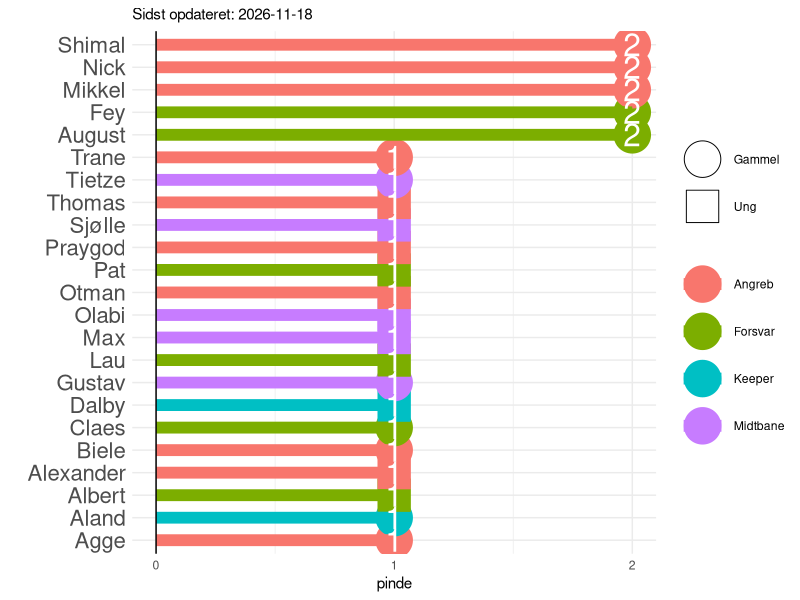
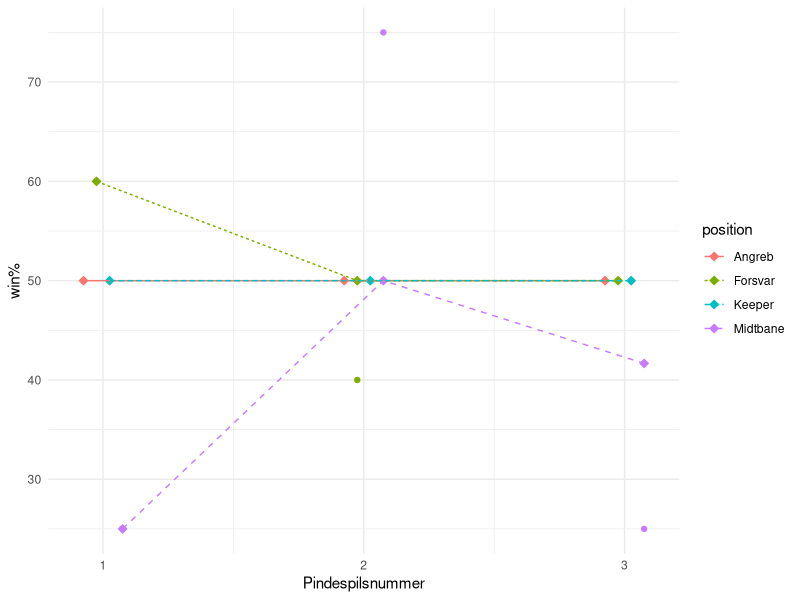

Generate these figures, in order, with R: (Note: this script raises an error after producing the figures.)
library(tidyr)
library(dplyr)
library(purrr)
library(ggplot2)
library(forcats)
library(knitr)

sti_billeder <- "C:/Users/augus/Desktop/pindespil/Jelly/pindespil1908.github.io/assets/img/"

opdateret <- Sys.Date()

data <- tribble(
  ~spiller, ~alder, ~position, 
  
  "Dalby",      "Ung",         "Keeper",
  "Aland",      "Gammel",      "Keeper",
  "KC",         "Gammel",      "Keeper",
  "Konrad",     "Ung",         "Keeper",
  
  "Jogge",      "Gammel",      "Forsvar",
  "Kav",        "Gammel",      "Forsvar",
  "Claes",      "Gammel",      "Forsvar",
  "Lau",        "Ung",         "Forsvar",
  "Fey",        "Gammel",      "Forsvar",
  "August",     "Gammel",      "Forsvar",
  "Pat",        "Ung",         "Forsvar",
  "Albert",     "Ung",         "Forsvar",
  
  "Gustav",     "Gammel",      "Midtbane",
  "Max",        "Ung",         "Midtbane",
  "Tietze",     "Gammel",      "Midtbane",
  "Sjølle",     "Ung",         "Midtbane",
  "Olabi",      "Ung",         "Midtbane",
  
  "Praygod",    "Ung",         "Angreb",
  "Otman",      "Ung",         "Angreb",
  "Thomas",     "Ung",         "Angreb",
  "Alexander",  "Ung",         "Angreb",
  "Nick",       "Gammel",      "Angreb",
  "Haris",      "Ung",         "Angreb",
  "Agge",       "Gammel",      "Angreb",
  "Shimal",     "Gammel",      "Angreb",
  "Biele",      "Gammel",      "Angreb",
  "Mikkel",     "Gammel",      "Angreb",
  "Trane",      "Gammel",      "Angreb"
)

pinde <- tribble(
  ~id, ~dato, ~spiltype, ~trøjer, ~joker, 
  ~vindere, 
  ~tabere,
  
  1, "2025-01-21", "Interval", 1, 0, 
  c("August", "Pat", "Nick", "Mikkel", "Biele", "Max", "Aland", "Thomas", "Trane", "Albert", NA),
  c("Lau", "Fey", "Gustav", "Sjølle", "Alexander", "Agge", "Shimal", "Praygod", "Otman", "Olabi", "Dalby"),
  
  2, "2025-01-21", "Skud", 0, 0, 
  c("Lau", "Fey", "Gustav", "Sjølle", "Alexander", "Agge", "Shimal", "Praygod", "Otman", "Olabi", "Dalby"),
  c("August", "Pat", "Nick", "Mikkel", "Biele", "Max", "Aland", "Thomas", "Trane", "Albert", NA),
  
  3, "2025-01-23", "Interval", 0, 0, 
  c( "August", "Fey", "Shimal", "Nick", "Tietze", "Claes", "Mikkel", NA, NA),
  c("Lau", "Pat", "Albert", "Max", "Sjølle", "Olabi", "Praygod", "Otman", "Thomas")
)

###
# HUSK AT OPDATERE PLOTS.RMD OGSÅ!
##



funktion <- function(input) {
  pinde <- pinde %>% 
    unnest(cols = c(vindere, tabere)) %>% 
    mutate(dato = as.Date(dato, tryFormats = c("%Y-%m-%d")))
  
  forkert <- c(setdiff(pinde$tabere, data$spiller), setdiff(pinde$vindere, data$spiller)) %>% na.omit
  
  if (length(forkert) > 0) {
    stop("idiot")
  } else {
    message("godt")
  }
  pinde
}

pinde <- funktion(pinde)

png(filename = paste0(sti_billeder, "pinde_spiller.png"), width = 1000, height = 1200)
pinde %>% 
  filter(!is.na(vindere)) %>% 
  group_by(vindere) %>% 
  summarise(pinde = n()) %>% 
  left_join(data, by = c("vindere"="spiller")) %>% 
  arrange(desc(pinde)) %>% 
  ggplot(aes(fct_reorder(vindere, pinde), pinde))+ 
  geom_point(aes(shape = alder, fill = position, color=position), size =12)+
  geom_segment(aes(x = fct_reorder(vindere, pinde), xend = fct_reorder(vindere, pinde),
                   y = 0, yend = pinde, color = position),
               lwd = 4) +
  geom_text(aes(label = pinde), color = "white", size = 8) +
  scale_shape_manual(values = c(21, 22), name = " ") +
  geom_hline(yintercept = 0) +
  coord_flip() +  
  theme_minimal() + 
  scale_x_discrete(name = "")+
  scale_y_continuous(breaks = seq(0,2))+
  theme(legend.title = element_blank(),
        axis.text.y = element_text(size = 16)) +
  labs(subtitle= paste0("Sidst opdateret: ", opdateret))
dev.off()

# posistions graf
png(filename = paste0(sti_billeder, "position_graf.png"), width = 1200, height = 1000)
pinde %>%
  pivot_longer(cols = c(vindere, tabere),
               names_to = "source",  # A temporary column for identifying col1/col2
               values_to = "spiller") %>%
  mutate(pind = ifelse(source == "vindere", "sejre", "tabte")) %>%  # Assign 1 if from col1, 0 if from col2
  select(-source)  %>%
  left_join(data, by = c("spiller"="spiller")) %>%
  filter(!is.na(spiller)) %>%
  group_by(id, position, pind) %>%
  summarise(vundne = n()) %>%
  rbind(data.frame(id = c(3, 3),
                   position = c("Keeper", "Keeper"),
                   pind = c("sejre", "tabte"),
                   vundne = c(1,1))) %>%
  pivot_wider(names_from = pind,
              values_from = vundne, values_fill = list(vundne = 0)) %>%
  mutate(gennemsnit = sejre/(tabte+sejre)*100) %>%
  ungroup() %>%
  group_by(position) %>%
  mutate(gnm = cumsum(sejre)/(cumsum(tabte)+cumsum(sejre))*100) %>%
  ungroup() %>%
  arrange(as.numeric(id), position) %>%
  ggplot(aes(id, gennemsnit, color = position, fill = position)) +
  geom_point(size = 1.5, position = position_dodge(width = 0.2)) +
  geom_point(aes(y = gnm, group = position), shape = 23, size = 2, na.rm = TRUE, position = position_dodge(width = 0.2)) +
  geom_line(aes(y = gnm, group = position, linetype = position),size = .5, na.rm = TRUE, position = position_dodge(width = 0.2)) +
  theme_minimal()+
  scale_x_continuous(breaks = c(1,2,3)) +
  labs(
    x = "Pindespilsnummer",  # Custom x-axis label
    y = "win%"  # Custom plot title
  )#+
  # geom_segment(aes(
  #   x = dodge,  # Adjust x to align with dodge
  #   xend = dodge,  # Adjust xend to align with dodge
  #   y = gennemsnit,
  #   yend = gnm,
  #   group = position),
  #   arrow = arrow(length = unit(0.15, "cm")),
  #   size= 0.3,
  #   data = ~.x %>% filter(abs(gennemsnit - gnm) > 5), # Add a threshold for arrow drawing
  #   position = position_dodge(width = 0.2),
  #   na.rm = TRUE)
dev.off()


ggplot(aes(x = as.numeric(pindespil_id), y = gennemsnit, color = position)) +
  geom_point(size = 3, position = position_dodge(width = 0.2)) +
  geom_point(aes(y = gnm, group = position), shape = 0, size = 0, na.rm = TRUE, position = position_dodge(width = 0.2)) +
  geom_smooth(aes(y = gnm, group = position, fill = position), method = "loess", se = F, na.rm = TRUE,
              alpha = 0.2, position = position_dodge(width = 0.2)) +
  theme_minimal() + theme(legend.position = "bottom")
#
test2 %>% 
  filter(!is.na(position)) %>% 
  group_by(pindespil_id, position, udfald) %>%
  summarise(vundne = n(), .groups = "drop") %>%
  rbind(data.frame(pindespil_id = c("8", "8"), 
                   position = c("keeper", "keeper"), 
                   udfald = c("tabende_hold", "vindende_hold"),
                   vundne = c(0,0))) %>%
  pivot_wider(names_from = udfald,
              values_from = vundne, values_fill = list(vundne = 0)) %>% 
  mutate(gennemsnit = vindende_hold/(tabende_hold+vindende_hold)*100) %>% 
  ungroup() %>%
  group_by(position) %>% 
  mutate(gnm = cumsum(vindende_hold)/(cumsum(tabende_hold)+cumsum(vindende_hold))*100) %>% 
  ungroup() %>% 
  arrange(as.numeric(pindespil_id))
